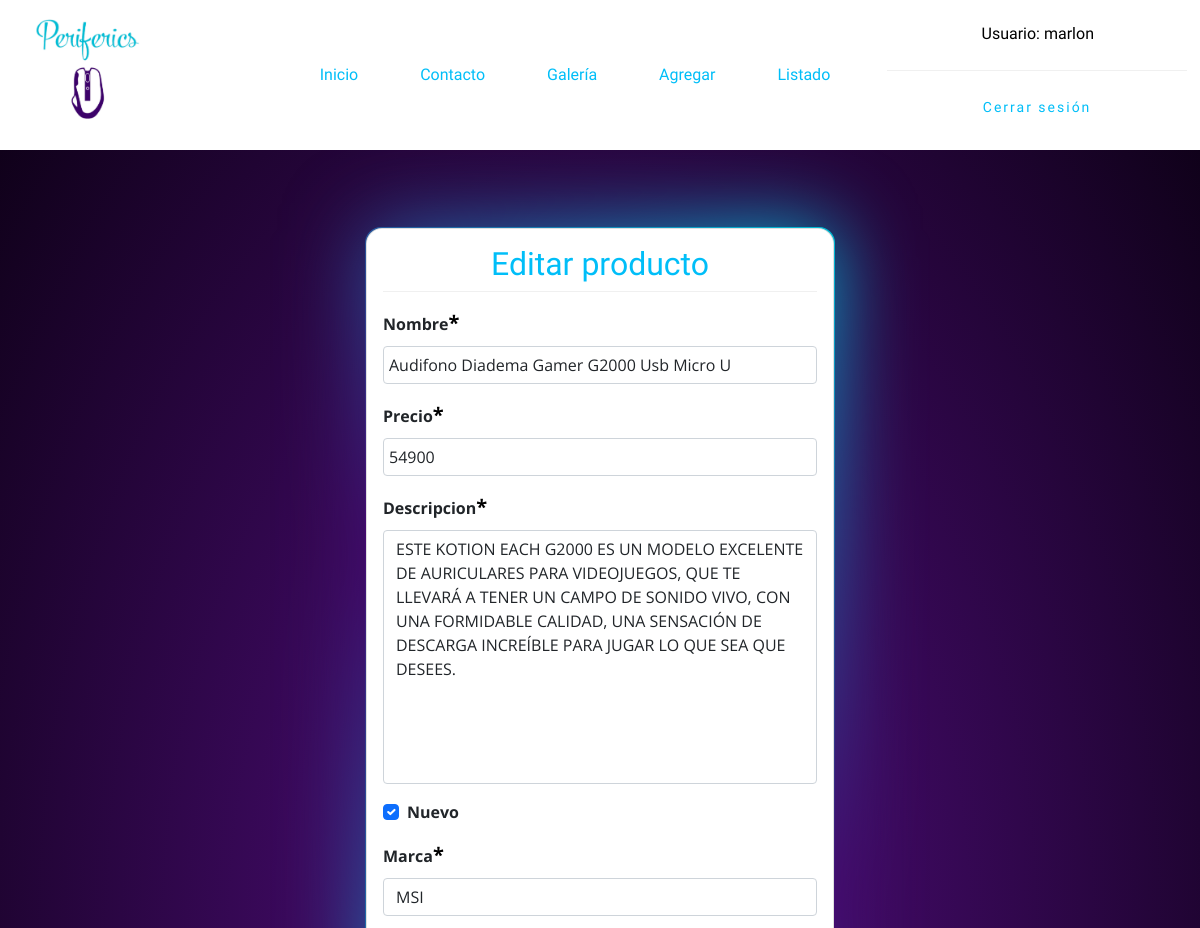
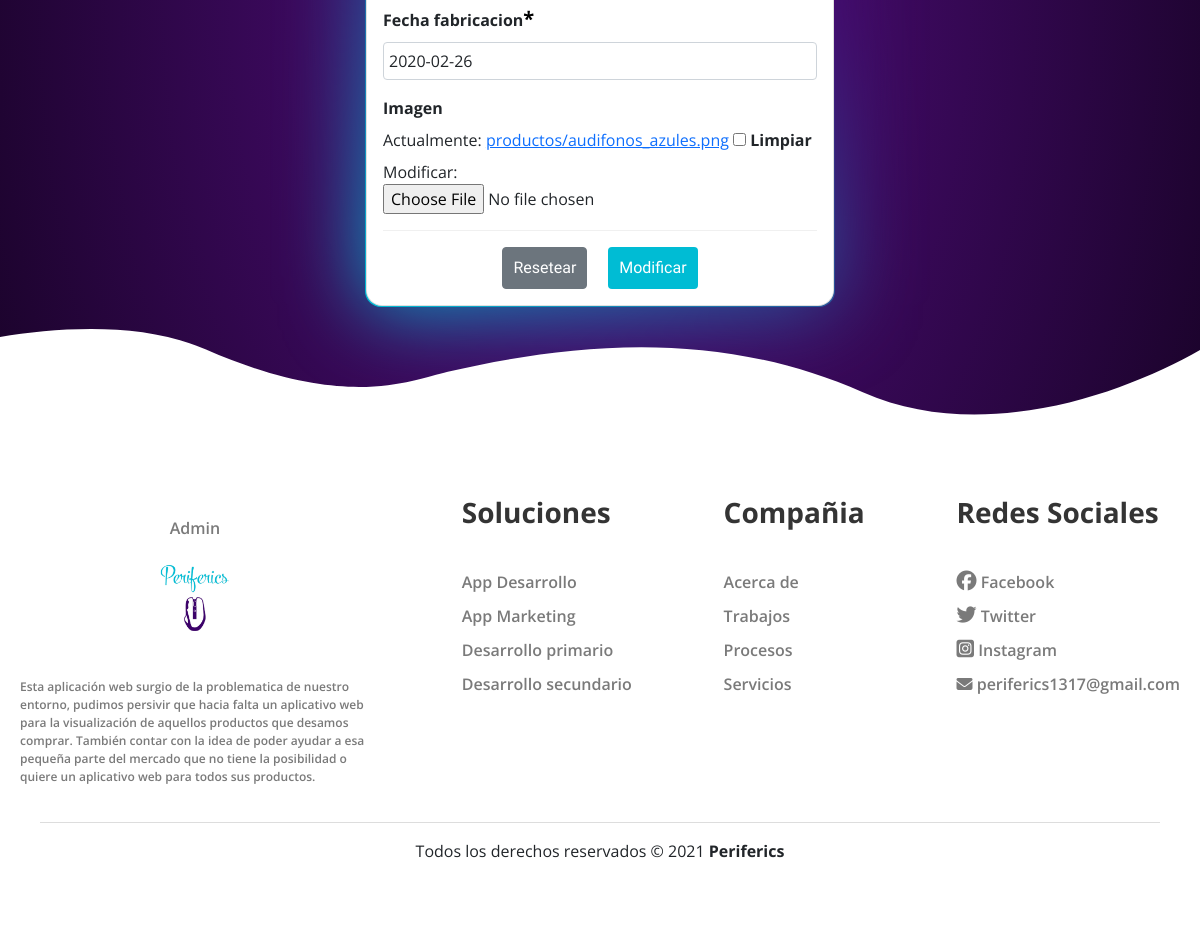
The app's page /modificar/30/ (signed in) with its own data (2 pictures, top to bottom).
### app/models.py (models this page shows, shortened)
class producto(models.Model):
    nombre=models.CharField(max_length=50)
    precio=models.IntegerField()
    descripcion=models.TextField()
    nuevo=models.BooleanField()
    marca=models.ForeignKey(marca, on_delete=models.PROTECT)
    fecha_fabricacion=models.DateField()
    imagen=models.ImageField(upload_to="productos", null="True")

class marca(models.Model):
    nombre= models.CharField(max_length=50)
    def __str__(self):
        return self.nombre

### app/views.py (the view, shortened to what this page needs)
# urls.py: path('modificar/<id>/', modificar_productos, name="modificar"),
@permission_required('add.change_producto')
def modificar_productos(request, id):
    productos = get_object_or_404(producto, id=id)
    data={
        'Form': productoForms(instance=productos)
    }
    return render(request, 'productos/modificar.html', data)

### app/forms.py (shortened to what this page needs)
class productoForms(forms.ModelForm):
    nombre = forms.CharField(min_length=3, max_length=50)
    imagen = forms.ImageField(required=False, validators=[MaxSizeFileValidator(max_file_size=2)])
    precio = forms.IntegerField(min_value=1, max_value=3000000)
    class Meta:
        model= producto
        fields='__all__'
        widgets ={
            "fecha_fabricacion": DatePickerInput(format='%d/%m/%Y')
        }

### app/templates/productos/modificar.html (shortened to what this page needs)
{% extends 'base.html' %}
{% block content %}
{% load crispy_forms_tags %}
<br><br>
<div class="row">
    <div class="col-12 col-md-6 offset-md-3">
        <div class="card">
            <div class="card-body">
                <h2>Editar producto</h2>
                <hr>
                <form action="" method="POST" enctype="multipart/form-data">
                    {{ Form | crispy}}
                    <hr>
                        <div class="d-flex justify-content-center">
                            <input type="reset" value="Resetear" class="btn btn-secondary">
                            <button type="submit" class="btn btn-primary">Modificar</button>
                        </div>
                    </div>
            </div>
        </div>
    </div>
</div>
{% endblock %}

### app/templates/base.html (shortened to what this page needs)
{% load bootstrap4 %}
{% bootstrap_css %}
<!DOCTYPE html>
<html lang="es">
<head>
    <link href="https://cdn.jsdelivr.net/npm/bootstrap@5.0.1/dist/css/bootstrap.min.css" rel="stylesheet">
    {% load static %}
    <link rel="stylesheet" type="text/css" href="{% static 'css/estilos.css' %}">
    {% load pwa %}
</head>
<body>
    <header id="header">
        <div class="contenedor_logo">
            <a href="{% url 'home'%}"><img  class="logo"  src="{% static 'img/logo1.png' %}" alt="logo"></a>
        </div>
            <nav id="bar_nav">
                <ul>
                    <li><button type="button" class="btn btn-outline-info">
                        <a class="eti_menu" href="{% url 'home'%}"> Inicio </a>
                    </button></li>
                    <li><button type="button" class="btn btn-outline-info">
                        <a class="eti_menu" href="{% url 'contacto' %}">Contacto</a>
                    </button></li>
                    <li><button type="button" class="btn btn-outline-info">
                        <a class="eti_menu" href="{% url 'galeria' %}">Galería</a>
                    </button></li>
                    {% if perms.app.add_producto %}
                    <li><button type="button" class="btn btn-outline-info">
                        <a class="eti_menu" href="{% url 'agregar' %}">Agregar</a>
                    </button></li>
                    {% endif %}
                    {% if perms.app.view_producto %}
                    <li><button type="button" class="btn btn-outline-info">
                        <a class="eti_menu" href="{% url 'listar' %}">Listado</a>
                    </button></li>
                    {% endif %}
                </ul>
            </nav>
                <div id="registro">
                    {% if user.is_authenticated %}
                    <div id="contenedor_nombre">
                        <a id="nombre_face" href="#">Usuario: {{user.username}}</a>
                    </div>
                    <br><hr>
                    <div id="cerrar_Sesion">
                            <a href="{% url 'logout' %}" class="btn-neon">
                                Cerrar sesión
                            </a>
                    </div>
                    {% endif%}
                </div>
    </header>
    <div id="contenido">
            {% block content %}
            {% endblock %}
    <footer>
        <div class="container_footer">
            <div class="box_footer">
                <div class="logo">
                    <a href="admin/"><p>Admin</p><img src="../static/img/logo1.png" alt="logito"></a>
                </div>
                <div class="terms">
                <p>
                Esta aplicación web surgio de la problematica de nuestro entorno,
                pudimos persivir que hacia falta un aplicativo web para la visualización
                de aquellos productos que desamos comprar.
                También contar con la idea de poder ayudar a esa pequeña parte del mercado
                que no tiene la posibilidad o quiere un aplicativo web para todos sus productos.
                </p>
                </div>
            </div>
            <div class="box_footer">
                <h3>Soluciones</h3>
                <a href="{% url 'pronto' %}">App Desarrollo</a>
                <a href="{% url 'pronto' %}">App Marketing</a>
                <a href="{% url 'pronto' %}">Desarrollo primario</a>
                <a href="{% url 'pronto' %}">Desarrollo secundario</a>
            </div>
            <div class="box_footer">
                <h3>Compañia</h3>
                <a href="{% url 'pronto' %}">Acerca de</a>
                <a href="{% url 'pronto' %}">Trabajos</a>
                <a href="{% url 'pronto' %}">Procesos</a>
                <a href="{% url 'pronto' %}">Servicios</a>
            </div>
            <div class="box_footer">
                <h3>Redes Sociales</h3>
                <a href="https://www.facebook.com/profile.php?id=100070111897802"><i class="fab fa-facebook"></i> Facebook </a>
                <a href="https://twitter.com/periferics1"><i class="fab fa-twitter"></i> Twitter </a>
                <a href="https://www.instagram.com/perifercis/"><i class="fab fa-instagram-square"></i> Instagram </a>
                <p><i class="fas fa-envelope"></i> periferics1317@gmail.com</p>
            </div>
        </div>
        <div class="box_copyright">
            <hr>
            <p>Todos los derechos reservados &copy 2021
                <b>Periferics</b>
            </p>
        </div>
    </footer>
</body>
</html>

### app/static/css/estilos.css (style rules this page uses)
* { margin:0; padding:0; }
body { *background-image:url(../img/peri_fondo.jpg); *background-size: cover; background: -webkit-radial-gradient(#560e86, #0a0011); font-family: 'Open Sans', sans-serif; margin:0; }
h1,h2 { font-family: Fredoka One; text-align: center; color:#00bef8; }
header { width: 100%; height: 150px; margin-bottom:30px; background-color: #ffffff; display: flex; justify-content: space-around; align-items: center; }
.logo { width: 150px; }
#registro { width: 25%; }
#contenedor_nombre { display:flex; justify-content: space-evenly; align-items: center; }
#contenedor_nombre a { color:black; }
.btn-neon { position:relative; display:inline-block; padding:10px 25px; color:#00bef8; letter-spacing: 2px; font-family: Fredoka One; font-size: 14px; text-decoration:none; overflow:hidden; transition: 0.2s; font-family:Fredoka One; }
#bar_nav ul { margin-left:100px; display:inline-flex; padding:0; margin-bottom:0; }
li { list-style: none; margin:10px; }
.eti_menu { padding:9px 20px; color: #00bef8; *color:#00fcda; text-decoration: none; font-family: Fredoka One; }
.btn { padding: 8px 0; }
.btn-outline-info { border-color:transparent; }
#cerrar_Sesion { display: flex; justify-content: center; align-items: center; }
hr { background-color:#c4c2c2; border:none; height: 1px; margin-top:0; }
#nombre_face { margin-left: 50px; color:white; text-decoration: none; font-family: Fredoka One; }
#contenido { width: 80%; margin:auto; max-width: 1280px; min-height: 100vh; }
.card { border-radius: 1rem; margin-bottom:20px; }
.card-body { position: relative; background-color: #ffffff; border-radius: 1rem; }
.card-body:before { content: ''; position:absolute; top: -2px; left: -2px; right: -2px; bottom: -2px; background:#fff; z-index: -1; border-radius: 1rem; }
.card-body:after { content: ''; position:absolute; top: -2px; left: -2px; right: -2px; bottom: -2px; background:#fff; z-index: -2; filter: blur(40px); border-radius: 1rem; }
.card-body:before, .card-body:after { border-radius: 1rem; background: linear-gradient(220deg, #00bcd4, #460870, #00bcd4); }
footer { width:100%; padding:50px 0px; *background-image:url(../img/footer.svg); *background-size: cover; background-color:rgb(255, 255, 255); -webkit-mask-image: url(../img/footer.svg); mask-image: url(../img/footer.svg); -webkit-mask-size: cover; mask-size:cover; }
.container_footer { display: flex; flex-wrap: wrap; justify-content: space-between; max-width: 1200px; margin:auto; margin-top:100px; }
.box_footer { display:flex; flex-direction: column; padding:20px; }
.box_footer .logo { width:100%; display:flex; justify-content: center; }
.box_footer .logo img { width:100px; }
.box_footer .logo p { text-align:center; }
.box_footer .terms { max-width: 350px; margin-top:20px; font-weight: 500; color:#7a7a7a; font-size:12px; }
.box_footer h3 { margin-bottom: 30px; color: #343434; font-weight: 700; text-align: left; }
.box_footer a { margin-top: 10px; color: #7a7a7a; font-weight:600; text-decoration: none; }
.box_footer a .fab { font-size: 20px; }
.box_footer p { margin-top: 10px; color: #7a7a7a; font-weight:600; }
.box_copyright { max-width:1200px; margin:auto; text-align:center; padding:0 40px; }
.box_copyright hr { border:none; height:1px; background-color: #7a7a7a; }
input[type=text], input[type=email], input[type=number], select, textarea { width: 100%; padding: 5px; }
textarea { resize: none; }
.btn.btn-secondary { font-family: Fredoka One; padding-left: 10px; padding-right: 10px; }
.btn.btn-primary { font-family: Fredoka One; padding-left: 10px; padding-right: 10px; background-color: #00bcd4; border-color:transparent; }
label { font-weight: bold; }
label .asteriskField { color:black; font-size: 20px; }

### records on screen
producto: nombre "Audifono Diadema Gamer G2000 Usb Micro U", precio "54900", descripcion "ESTE KOTION EACH G2000 ES UN MODELO EXCELENTE DE AURICULARES PARA VIDEOJUEGOS, QUE TE LLEVARÁ A TENER UN CAMPO DE SONIDO VIVO, CON UNA FORMIDABLE CALIDAD, UNA SENSACIÓN DE DESCARGA INCREÍBLE PARA JUGAR LO QUE SEA QUE DESEES.", nuevo "☑", marca "MSI", fecha_fabricacion "2020-02-26"

### other values on screen
{{ user.username }} "marlon"
